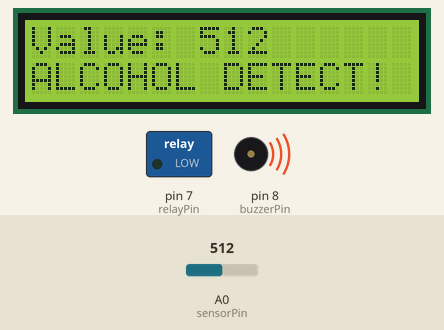
Recording of a sketch running on a simulated Arduino Uno, built with avr-gcc and run on an emulated ATmega328P. Parts: 16×2 character LCD, switched loads named in the sketch (green lamp = pin HIGH), buzzer (waves = sounding, pin HIGH). The test bench sets the inputs (shaded band); at power-on: A0 (sensorPin) = 512. What the sketch prints to the serial monitor is not drawn.

Above: at 3.2 s.
3.3 s: A0 (sensorPin) set to 412
At 5.3 s:
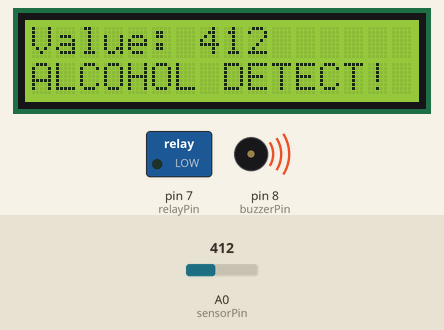
5.6 s: A0 (sensorPin) set to 384
At 6.5 s:
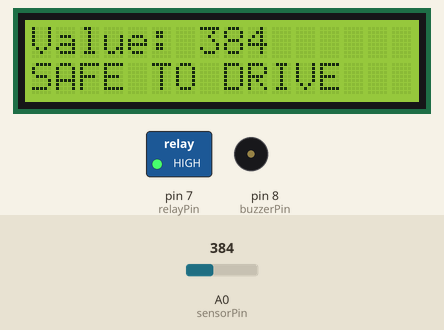
7.7 s: A0 (sensorPin) set to 410
At 8.7 s:
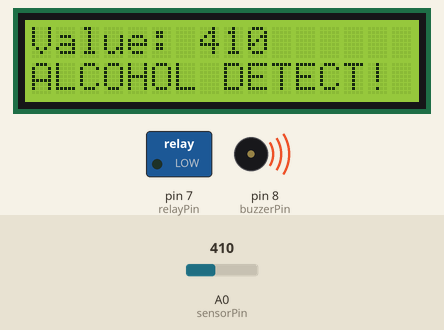
Timing chart, 0 to 10.7 s (numbered marks = the images above; inputs shaded):
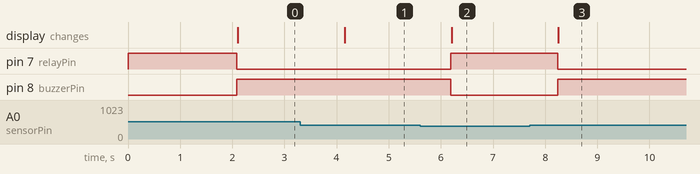

Measured:
- the behaviour switches between 401 and 400 on A0 (sensorPin) (found by bisection; images 1 and 2)
- after the input at 3.3 s, the display: changes after 0.85 s (image 1)
- after the input at 5.6 s, pin 7 (relayPin): LOW → HIGH after 0.59 s; pin 8 (buzzerPin): HIGH → LOW after 0.59 s; the display: changes after 0.60 s (image 2)
- after the input at 7.7 s, pin 7 (relayPin): HIGH → LOW after 0.54 s; pin 8 (buzzerPin): LOW → HIGH after 0.54 s; the display: changes after 0.55 s (image 3)

The sketch:

Alcohol.ino
```cpp
#include <Wire.h>
#include <LiquidCrystal_I2C.h>

// Initialize LCD (0x27 is common address)
LiquidCrystal_I2C lcd(0x27, 16, 2);

// Pin definitions
int sensorPin = A0;
int relayPin = 7;
int buzzerPin = 8;

// Threshold value (adjust based on testing)
int threshold = 400;

void setup() {
  pinMode(relayPin, OUTPUT);
  pinMode(buzzerPin, OUTPUT);

  digitalWrite(relayPin, HIGH); // Motor ON initially
  digitalWrite(buzzerPin, LOW);

  Serial.begin(9600);

  lcd.init();
  lcd.backlight();

  lcd.setCursor(0, 0);
  lcd.print("BreatheLock");
  delay(2000);
  lcd.clear();
}

void loop() {
  int sensorValue = analogRead(sensorPin);

  Serial.print("Alcohol Value: ");
  Serial.println(sensorValue);

  lcd.setCursor(0, 0);
  lcd.print("Value: ");
  lcd.print(sensorValue);

  if (sensorValue > threshold) {
    // Alcohol detected
    digitalWrite(relayPin, LOW);   // Motor OFF
    digitalWrite(buzzerPin, HIGH); // Alarm ON

    lcd.setCursor(0, 1);
    lcd.print("ALCOHOL DETECT!");
  }
  else {
    // Safe condition
    digitalWrite(relayPin, HIGH);  // Motor ON
    digitalWrite(buzzerPin, LOW);  // Alarm OFF

    lcd.setCursor(0, 1);
    lcd.print("SAFE TO DRIVE  ");
  }

  delay(1000);
}
```
